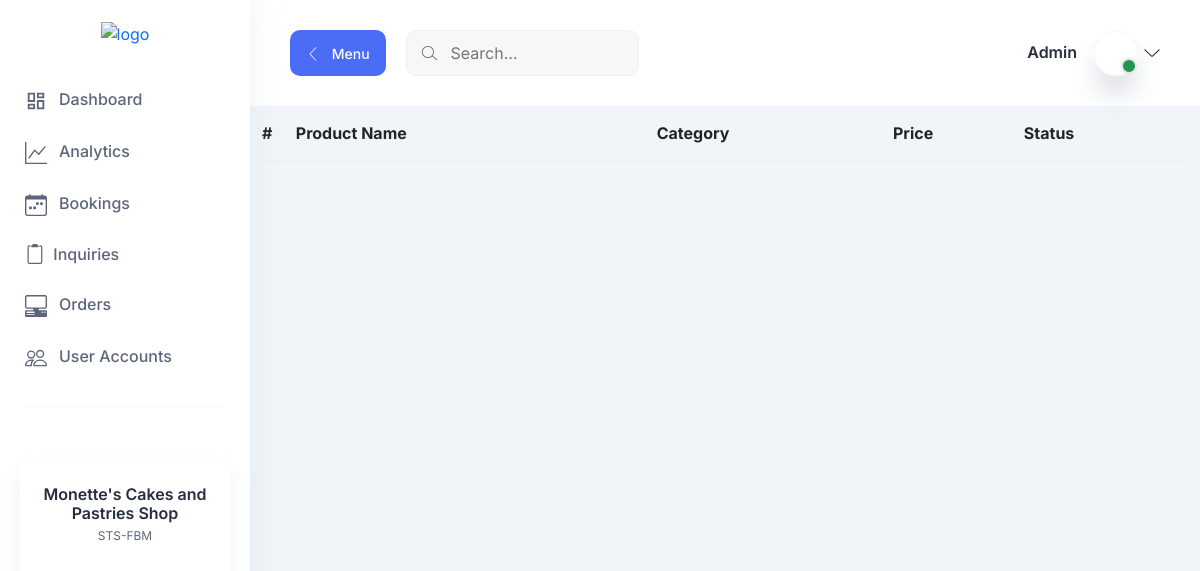
The page /products-view/5 (signed in) on the database as committed earlier.
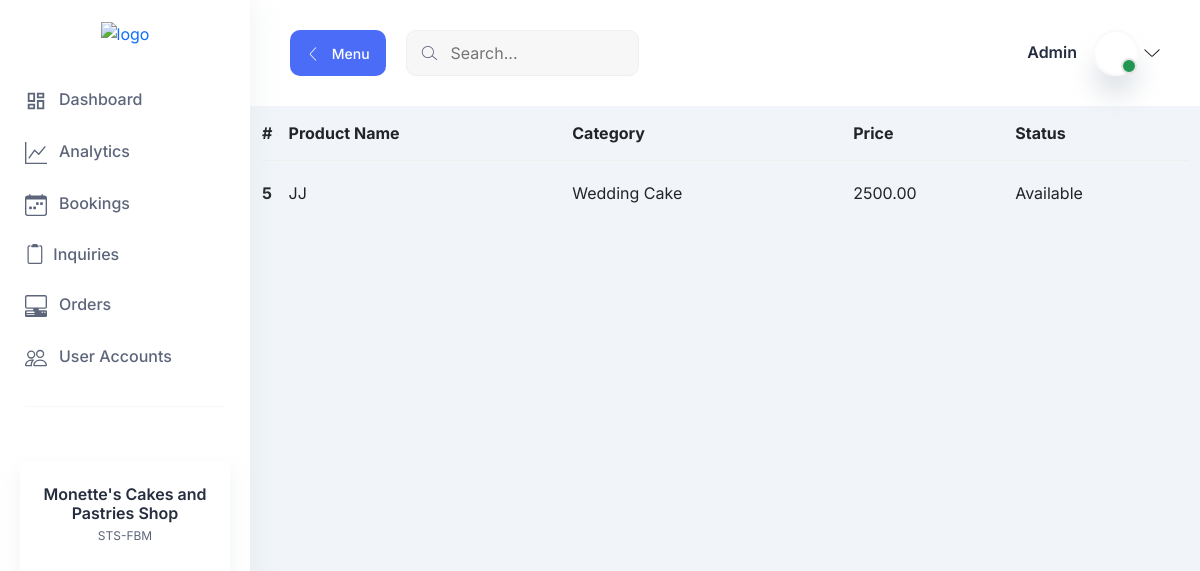
The same page on the database as committed later.
### products/models.py (models this page shows, shortened)
class Products(models.Model):
    status = (
        ("Available", "Available"),
        ("Not Available", "Not Available")
    )
    product_name = models.CharField(max_length=255)
    category = models.ForeignKey(Category, on_delete=models.CASCADE)
    price = models.DecimalField(max_digits=10, decimal_places=2)
    status = models.CharField(max_length=255, choices=status)
    class Meta:
        verbose_name = "Products"

class Category(models.Model):
    category = models.CharField(max_length=255)
    class Meta:
        verbose_name = "Category"
    def __str__(self):
        return self.category

### products/views.py (the view)
# urls.py: path("products-view/<int:pk>", products_view, name="products-view"),
def products_view(request, pk):
     template_name = "products/products_view.html"
     products = Products.objects.filter(id=pk)
     context = {
         "products" : products
     }
     return render (request, template_name, context)

### products/templates/products/products_view.html
{% extends 'base.html' %}
{% block body %}
<div class="container">
    <table class="table">
        <thead>
          <tr>
            <th scope="col">#</th>
            <th scope="col">Product Name</th>
            <th scope="col">Category</th>
            <th scope="col">Price</th>
            <th scope="col">Status</th>
          </tr>
        </thead>
        <tbody>
            {% for list in products %}
              <tr>
                <th scope="row">{{list.id}}</th>
                <td>{{list.product_name}}</td>
                <td>{{list.category}}</td>
                <td>{{list.price}}</td>
                <td>{{list.status}}</td>
              </tr>
            {% endfor %}
        </tbody>
    </table>
</div>
{% endblock %}

Rows that differ between the two databases and show on the page:
added Products: id "5", product_name "JJ", category "Wedding Cake", price "2500.00", status "Available"
